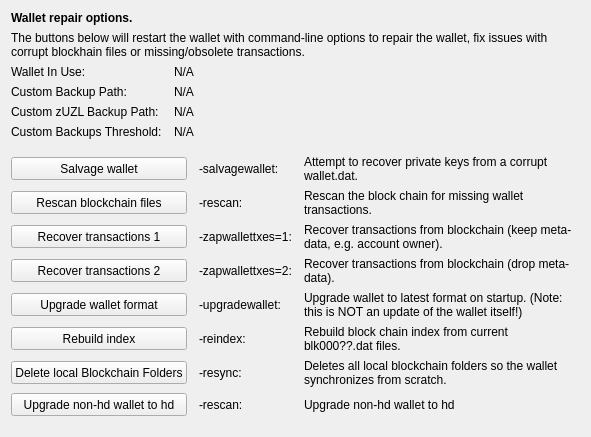
     <widget class="QWidget" name="tab_repair">
      <attribute name="title">
       <string>&amp;Wallet Repair</string>
      </attribute>
      <layout class="QGridLayout" name="gridLayout_4" columnstretch="0,0,0,0">
       <property name="horizontalSpacing">
        <number>12</number>
       </property>
       <item row="0" column="0" colspan="4">
        <widget class="QLabel" name="label_repair_header">
         <property name="font">
          <font>
           <weight>75</weight>
           <bold>true</bold>
          </font>
         </property>
         <property name="text">
          <string>Wallet repair options.</string>
         </property>
        </widget>
       </item>
       <item row="1" column="0" colspan="4">
        <widget class="QLabel" name="label_repair_helptext">
         <property name="font">
          <font>
           <weight>50</weight>
           <bold>false</bold>
          </font>
         </property>
         <property name="text">
          <string>The buttons below will restart the wallet with command-line options to repair the wallet, fix issues with corrupt blockhain files or missing/obsolete transactions.</string>
         </property>
         <property name="wordWrap">
          <bool>true</bool>
         </property>
        </widget>
       </item>
       <item row="2" column="0">
        <widget class="QLabel" name="wallet_path_label">
         <property name="text">
          <string>Wallet In Use:</string>
         </property>
        </widget>
       </item>
       <item row="2" column="1" colspan="3">
        <widget class="QLabel" name="wallet_path">
         <property name="cursor">
          <cursorShape>IBeamCursor</cursorShape>
         </property>
         <property name="text">
          <string>N/A</string>
         </property>
         <property name="textFormat">
          <enum>Qt::PlainText</enum>
         </property>
         <property name="textInteractionFlags">
          <set>Qt::LinksAccessibleByMouse|Qt::TextSelectableByKeyboard|Qt::TextSelectableByMouse</set>
         </property>
        </widget>
       </item>
       <item row="3" column="0">
        <widget class="QLabel" name="wallet_custombackuppath_label">
         <property name="text">
          <string>Custom Backup Path:</string>
         </property>
         <property name="visible">
          <bool>false</bool>
         </property>
        </widget>
       </item>
       <item row="3" column="1" colspan="3">
        <widget class="QLabel" name="wallet_custombackuppath">
         <property name="cursor">
          <cursorShape>IBeamCursor</cursorShape>
         </property>
         <property name="text">
          <string>N/A</string>
         </property>
         <property name="textFormat">
          <enum>Qt::PlainText</enum>
         </property>
         <property name="textInteractionFlags">
          <set>Qt::LinksAccessibleByMouse|Qt::TextSelectableByKeyboard|Qt::TextSelectableByMouse</set>
         </property>
         <property name="visible">
          <bool>false</bool>
         </property>
        </widget>
       </item>
       <item row="4" column="0">
        <widget class="QLabel" name="wallet_customzphrbackuppath_label">
         <property name="text">
          <string>Custom zUZL Backup Path:</string>
         </property>
         <property name="visible">
          <bool>false</bool>
         </property>
        </widget>
       </item>
       <item row="4" column="1" colspan="3">
        <widget class="QLabel" name="wallet_customzphrbackuppath">
         <property name="cursor">
          <cursorShape>IBeamCursor</cursorShape>
         </property>
         <property name="text">
          <string>N/A</string>
         </property>
         <property name="textFormat">
          <enum>Qt::PlainText</enum>
         </property>
         <property name="textInteractionFlags">
          <set>Qt::LinksAccessibleByMouse|Qt::TextSelectableByKeyboard|Qt::TextSelectableByMouse</set>
         </property>
         <property name="visible">
          <bool>false</bool>
         </property>
        </widget>
       </item>
       <item row="5" column="0">
        <widget class="QLabel" name="wallet_custombackupthreshold_label">
         <property name="text">
          <string>Custom Backups Threshold:</string>
         </property>
         <property name="visible">
          <bool>false</bool>
         </property>
        </widget>
       </item>
       <item row="5" column="1" colspan="3">
        <widget class="QLabel" name="wallet_custombackupthreshold">
         <property name="cursor">
          <cursorShape>IBeamCursor</cursorShape>
         </property>
         <property name="text">
          <string>N/A</string>
         </property>
         <property name="textFormat">
          <enum>Qt::PlainText</enum>
         </property>
         <property name="textInteractionFlags">
          <set>Qt::LinksAccessibleByMouse|Qt::TextSelectableByKeyboard|Qt::TextSelectableByMouse</set>
         </property>
         <property name="visible">
          <bool>false</bool>
         </property>
        </widget>
       </item>
       <item row="6" column="0">
        <spacer name="verticalSpacer_repair1">
         <property name="orientation">
          <enum>Qt::Vertical</enum>
         </property>
         <property name="sizeHint" stdset="0">
          <size>
           <width>10</width>
           <height>10</height>
          </size>
         </property>
        </spacer>
       </item>
       <item row="7" column="0" colspan="2">
        <widget class="QPushButton" name="btn_salvagewallet">
         <property name="minimumSize">
          <size>
           <width>100</width>
           <height>23</height>
          </size>
         </property>
         <property name="text">
          <string>Salvage wallet</string>
         </property>
        </widget>
       </item>
       <item row="7" column="2">
        <widget class="QLabel" name="label_repair_salvage_command">
         <property name="text">
          <string notr="true">-salvagewallet:</string>
         </property>
        </widget>
       </item>
       <item row="7" column="3">
        <widget class="QLabel" name="label_repair_salvage">
         <property name="text">
          <string>Attempt to recover private keys from a corrupt wallet.dat.</string>
         </property>
         <property name="wordWrap">
          <bool>true</bool>
         </property>
        </widget>
       </item>
       <item row="8" column="0" colspan="2">
        <widget class="QPushButton" name="btn_rescan">
         <property name="minimumSize">
          <size>
           <width>100</width>
           <height>23</height>
          </size>
         </property>
         <property name="text">
          <string>Rescan blockchain files</string>
         </property>
        </widget>
       </item>
       <item row="8" column="2">
        <widget class="QLabel" name="label_repair_rescan_command">
         <property name="text">
          <string notr="true">-rescan:</string>
         </property>
        </widget>
       </item>
       <item row="8" column="3">
        <widget class="QLabel" name="label_repair_rescan">
         <property name="text">
          <string>Rescan the block chain for missing wallet transactions.</string>
         </property>
         <property name="wordWrap">
          <bool>true</bool>
         </property>
        </widget>
       </item>
       <item row="9" column="0" colspan="2">
        <widget class="QPushButton" name="btn_zapwallettxes1">
         <property name="minimumSize">
          <size>
           <width>100</width>
           <height>23</height>
          </size>
         </property>
         <property name="text">
          <string>Recover transactions 1</string>
         </property>
        </widget>
       </item>
       <item row="9" column="2">
        <widget class="QLabel" name="label_repair_zap1_command">
         <property name="text">
          <string notr="true">-zapwallettxes=1:</string>
         </property>
        </widget>
       </item>
       <item row="9" column="3">
        <widget class="QLabel" name="label_repair_zap1">
         <property name="text">
          <string>Recover transactions from blockchain (keep meta-data, e.g. account owner).</string>
         </property>
         <property name="wordWrap">
          <bool>true</bool>
         </property>
        </widget>
       </item>
       <item row="10" column="0" colspan="2">
        <widget class="QPushButton" name="btn_zapwallettxes2">
         <property name="minimumSize">
          <size>
           <width>100</width>
           <height>23</height>
          </size>
         </property>
         <property name="text">
          <string>Recover transactions 2</string>
         </property>
        </widget>
       </item>
       <item row="10" column="2">
        <widget class="QLabel" name="label_repair_zap2_command">
         <property name="text">
          <string notr="true">-zapwallettxes=2:</string>
         </property>
        </widget>
       </item>
       <item row="10" column="3">
        <widget class="QLabel" name="label_repair_zap2">
         <property name="text">
          <string>Recover transactions from blockchain (drop meta-data).</string>
         </property>
         <property name="wordWrap">
          <bool>true</bool>
         </property>
        </widget>
       </item>
       <item row="11" column="0" colspan="2">
        <widget class="QPushButton" name="btn_upgradewallet">
         <property name="minimumSize">
          <size>
           <width>100</width>
           <height>23</height>
          </size>
         </property>
         <property name="text">
          <string>Upgrade wallet format</string>
         </property>
        </widget>
       </item>
       <item row="11" column="2">
        <widget class="QLabel" name="label_repair_upgrade_command">
         <property name="text">
          <string notr="true">-upgradewallet:</string>
         </property>
        </widget>
       </item>
       <item row="11" column="3">
        <widget class="QLabel" name="label_repair_upgrade">
         <property name="text">
          <string>Upgrade wallet to latest format on startup. (Note: this is NOT an update of the wallet itself!)</string>
         </property>
         <property name="wordWrap">
          <bool>true</bool>
         </property>
        </widget>
       </item>
       <item row="12" column="0" colspan="2">
        <widget class="QPushButton" name="btn_reindex">
         <property name="minimumSize">
          <size>
           <width>100</width>
           <height>23</height>
          </size>
         </property>
         <property name="text">
          <string>Rebuild index</string>
         </property>
        </widget>
       </item>
       <item row="12" column="2">
        <widget class="QLabel" name="label_repair_reindex_command">
         <property name="text">
          <string notr="true">-reindex:</string>
         </property>
        </widget>
       </item>
       <item row="12" column="3">
        <widget class="QLabel" name="label_repair_reindex">
         <property name="text">
          <string>Rebuild block chain index from current blk000??.dat files.</string>
         </property>
         <property name="wordWrap">
          <bool>true</bool>
         </property>
        </widget>
       </item>
       <item row="13" column="0" colspan="2">
        <widget class="QPushButton" name="btn_resync">
         <property name="minimumSize">
          <size>
           <width>100</width>
           <height>23</height>
          </size>
         </property>
         <property name="text">
          <string>Delete local Blockchain Folders</string>
         </property>
        </widget>
       </item>
       <item row="13" column="2">
        <widget class="QLabel" name="label_repair_resync_command">
         <property name="text">
          <string>-resync:</string>
         </property>
        </widget>
       </item>
       <item row="13" column="3">
        <widget class="QLabel" name="label_repair_resync">
         <property name="text">
          <string>Deletes all local blockchain folders so the wallet synchronizes from scratch.</string>
         </property>
         <property name="wordWrap">
          <bool>true</bool>
         </property>
        </widget>
       </item>
       <item row="14" column="0" colspan="2">
        <widget class="QPushButton" name="btn_convert_to_hd_Wallet">
         <property name="minimumSize">
          <size>
           <width>100</width>
           <height>23</height>
          </size>
         </property>
         <property name="text">
          <string>Upgrade non-hd wallet to hd</string>
         </property>
        </widget>
       </item>
       <item row="14" column="2">
        <widget class="QLabel" name="label_convert_to_hd_Wallet_command">
         <property name="text">
          <string>-rescan:</string>
         </property>
        </widget>
       </item>
       <item row="14" column="3">
        <widget class="QLabel" name="label_convert_to_hd_Wallet">
         <property name="text">
          <string>Upgrade non-hd wallet to hd</string>
         </property>
         <property name="wordWrap">
          <bool>true</bool>
         </property>
        </widget>
       </item>
       <item row="15" column="0">
        <spacer name="verticalSpacer_repair2">
         <property name="orientation">
          <enum>Qt::Vertical</enum>
         </property>
         <property name="sizeHint" stdset="0">
          <size>
           <width>20</width>
           <height>10</height>
          </size>
         </property>
        </spacer>
       </item>
      </layout>
     </widget>
